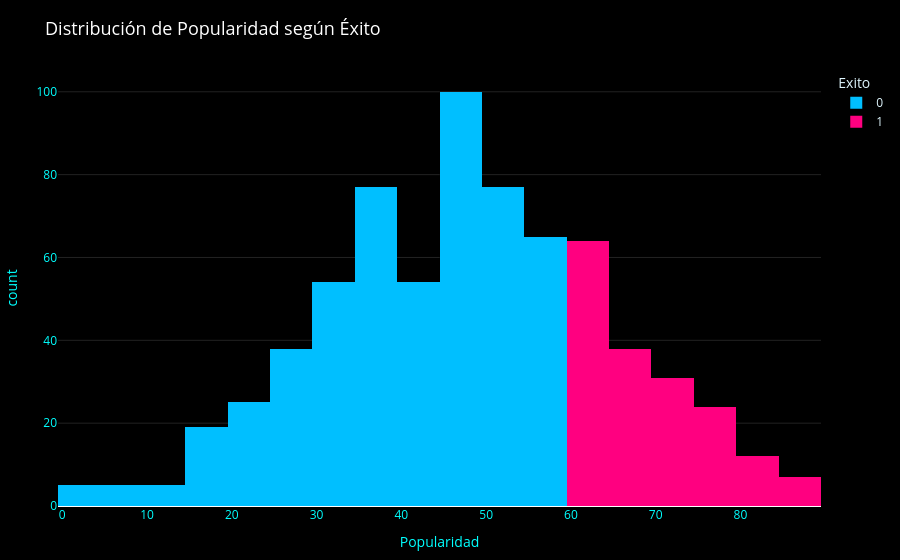
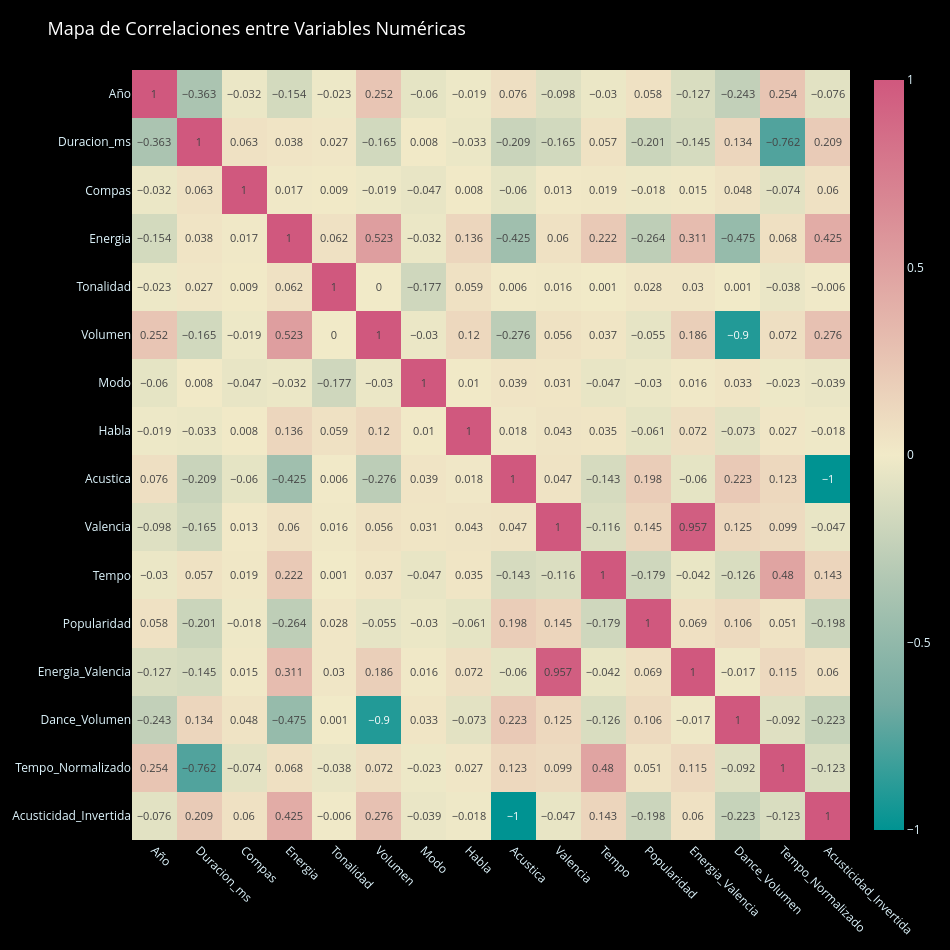

Notebook code cell kept with these figures, in order:
### Code cell
# === PASO 2: ANÁLISIS EXPLORATORIO DE DATOS ===

# Crear diccionario de datos
diccionario_datos = {
    "Columna": [
        "Año", "Duracion_ms", "Compas", "Energia", "Tonalidad",
        "Volumen", "Modo", "Habla", "Acustica", "Valencia",
        "Tempo", "Popularidad", "Energia_Valencia",
        "Dance_Volumen", "Tempo_Normalizado",
        "Acusticidad_Invertida", "Exito"
    ],
    "Descripción": [
        "Año de lanzamiento de la canción",
        "Duración total del tema en milisegundos",
        "Compás o métrica musical del tema",
        "Nivel general de energía (0 = baja, 1 = alta)",
        "Tonalidad predominante de la canción",
        "Volumen promedio del tema en dB",
        "Modo musical: 1 = mayor, 0 = menor",
        "Proporción de voz hablada en la pista",
        "Nivel de componentes acústicos (0 = electrónico, 1 = acústico)",
        "Valencia emocional: felicidad o positividad",
        "Velocidad rítmica en BPM",
        "Popularidad del tema (0–100)",
        "Interacción entre energía y valencia",
        "Interacción entre bailabilidad y volumen",
        "Tempo relativo a la duración",
        "Inversión de acusticidad",
        "Variable objetivo: 1 = exitosa, 0 = no exitosa"
    ]
}


diccionario_df = pd.DataFrame(diccionario_datos)

display(
    diccionario_df.style
    .set_caption("📘 Diccionario de Datos del Dataset")
    .set_table_styles([
        {"selector": "caption", "props": [("color", "#00ffff"), ("font-size", "16px"), ("font-weight", "bold"), ("text-align", "left")]},
        {"selector": "th", "props": [("background-color", "#05050a"), ("color", "#00ffff"), ("font-weight", "bold"), ("text-align", "left")]},
        {"selector": "td", "props": [("background-color", "#0a0a0f"), ("color", "#e0f7ff"), ("border", "1px solid #111"), ("padding", "8px"), ("text-align", "left")]},
        {"selector": "table", "props": [("width", "100%"), ("border-collapse", "collapse"), ("margin", "0 auto")]}
    ])
    .hide(axis="index")
    .set_properties(subset=["Columna"], **{"width": "30%", "font-weight": "bold", "color": "#00ffff", "text-align": "left"})
    .set_properties(subset=["Descripción"], **{"width": "100%", "text-align": "left"})
)

# === Visualización del dataset ===
print("\n----------------------------------------------------------------------------------------------------------------------------------------")
print("**Gráfico 1: Distribución de Popularidad según Éxito**")
print("Este gráfico muestra cómo se distribuyen los niveles de popularidad y cuántas canciones superan el umbral de éxito (Popularidad ≥ 60).")
print("Permite observar que la mayoría de los temas se concentran en valores medios, mientras los éxitos se destacan en la zona alta.")
print("------------------------------------------------------------------------------------------------------------------------------------------")

fig = px.histogram(
    df, x="Popularidad", color="Exito", nbins=20,
    title="Distribución de Popularidad según Éxito",
    color_discrete_map={0: "#00bfff", 1: "#ff0080"}
)
fig.update_layout(
    title_font=dict(size=18, color="white"),
    paper_bgcolor="#000000",
    plot_bgcolor="#000000",
    font=dict(color="#e0f7ff"),
    xaxis=dict(showgrid=False, color="#00ffff"),
    yaxis=dict(showgrid=True, gridcolor="#222", color="#00ffff"),
    margin=dict(l=40, r=40, t=70, b=40)
)
fig.show()

# Distribución de clases
print("Distribución de la variable objetivo (Éxito):")
display(df["Exito"].value_counts(normalize=True).rename("Proporción"))

# --- Mapa de Correlaciones ---
print("\n------------------------------------------------------------------------------------------------------------------------------------------")
print("**Gráfico 2: Mapa de Correlaciones**")
print("Este mapa revela la relación entre variables numéricas del dataset. Los tonos claros indican correlaciones positivas (por ejemplo, energía y valencia),")
print("mientras que los oscuros representan correlaciones negativas. Ayuda a identificar predictores relevantes y redundancias entre variables.")
print("------------------------------------------------------------------------------------------------------------------------------------------")

corr = df.drop("Exito", axis=1).corr().round(3)
fig = px.imshow(
    corr, text_auto=True, color_continuous_scale="Tealrose",
    title="Mapa de Correlaciones entre Variables Numéricas",
    aspect="auto",
    width=950, height=950
)
fig.update_traces(textfont=dict(size=11))
fig.update_layout(
    title_font=dict(size=18, color="white"),
    paper_bgcolor="#000000",
    plot_bgcolor="#000000",
    font=dict(color="#e0f7ff"),
    xaxis=dict(color="#e0f7ff", tickangle=45),
    yaxis=dict(color="#e0f7ff"),
    margin=dict(l=40, r=40, t=70, b=40)
)
fig.show()

### Figure 1 — Plotly figure (JSON) as saved in the notebook; plotly's stock layout.template omitted (floating-point values rounded to 4 significant figures; data arrays with more than 128 entries replaced by an {"elided": "..."} marker saying what was removed)
{"data": [{"alignmentgroup": "True", "bingroup": "x", "hovertemplate": "Exito=0<br>Popularidad=%{x}<br>count=%{y}<extra></extra>", "legendgroup": "0", "marker": {"color": "#00bfff", "pattern": {"shape": ""}}, "name": "0", "nbinsx": 20, "offsetgroup": "0", "orientation": "v", "showlegend": true, "type": "histogram", "x": {"elided": "524 int values"}, "xaxis": "x", "yaxis": "y"}, {"alignmentgroup": "True", "bingroup": "x", "hovertemplate": "Exito=1<br>Popularidad=%{x}<br>count=%{y}<extra></extra>", "legendgroup": "1", "marker": {"color": "#ff0080", "pattern": {"shape": ""}}, "name": "1", "nbinsx": 20, "offsetgroup": "1", "orientation": "v", "showlegend": true, "type": "histogram", "x": {"elided": "176 int values"}, "xaxis": "x", "yaxis": "y"}], "layout": {"barmode": "relative", "font": {"color": "#e0f7ff"}, "legend": {"title": {"text": "Exito"}, "tracegroupgap": 0}, "margin": {"b": 40, "l": 40, "r": 40, "t": 70}, "paper_bgcolor": "#000000", "plot_bgcolor": "#000000", "title": {"font": {"color": "white", "size": 18}, "text": "Distribución de Popularidad según Éxito"}, "xaxis": {"anchor": "y", "color": "#00ffff", "domain": [0, 1], "showgrid": false, "title": {"text": "Popularidad"}}, "yaxis": {"anchor": "x", "color": "#00ffff", "domain": [0, 1], "gridcolor": "#222", "showgrid": true, "title": {"text": "count"}}}}

### Figure 2 — Plotly figure (JSON) as saved in the notebook; plotly's stock layout.template omitted (floating-point values rounded to 4 significant figures; data arrays with more than 128 entries replaced by an {"elided": "..."} marker saying what was removed)
{"data": [{"coloraxis": "coloraxis", "hovertemplate": "x: %{x}<br>y: %{y}<br>color: %{z}<extra></extra>", "name": "0", "textfont": {"size": 11}, "texttemplate": "%{z}", "type": "heatmap", "x": ["Año", "Duracion_ms", "Compas", "Energia", "Tonalidad", "Volumen", "Modo", "Habla", "Acustica", "Valencia", "Tempo", "Popularidad", "Energia_Valencia", "Dance_Volumen", "Tempo_Normalizado", "Acusticidad_Invertida"], "xaxis": "x", "y": ["Año", "Duracion_ms", "Compas", "Energia", "Tonalidad", "Volumen", "Modo", "Habla", "Acustica", "Valencia", "Tempo", "Popularidad", "Energia_Valencia", "Dance_Volumen", "Tempo_Normalizado", "Acusticidad_Invertida"], "yaxis": "y", "z": {"elided": "16x16 float values"}}], "layout": {"coloraxis": {"colorscale": [[0, "rgb(0, 147, 146)"], [0.1667, "rgb(114, 170, 161)"], [0.3333, "rgb(177, 199, 179)"], [0.5, "rgb(241, 234, 200)"], [0.6667, "rgb(229, 185, 173)"], [0.8333, "rgb(217, 137, 148)"], [1, "rgb(208, 88, 126)"]]}, "font": {"color": "#e0f7ff"}, "height": 950, "margin": {"b": 40, "l": 40, "r": 40, "t": 70}, "paper_bgcolor": "#000000", "plot_bgcolor": "#000000", "title": {"font": {"color": "white", "size": 18}, "text": "Mapa de Correlaciones entre Variables Numéricas"}, "width": 950, "xaxis": {"anchor": "y", "color": "#e0f7ff", "domain": [0, 1], "tickangle": 45}, "yaxis": {"anchor": "x", "autorange": "reversed", "color": "#e0f7ff", "domain": [0, 1]}}}
